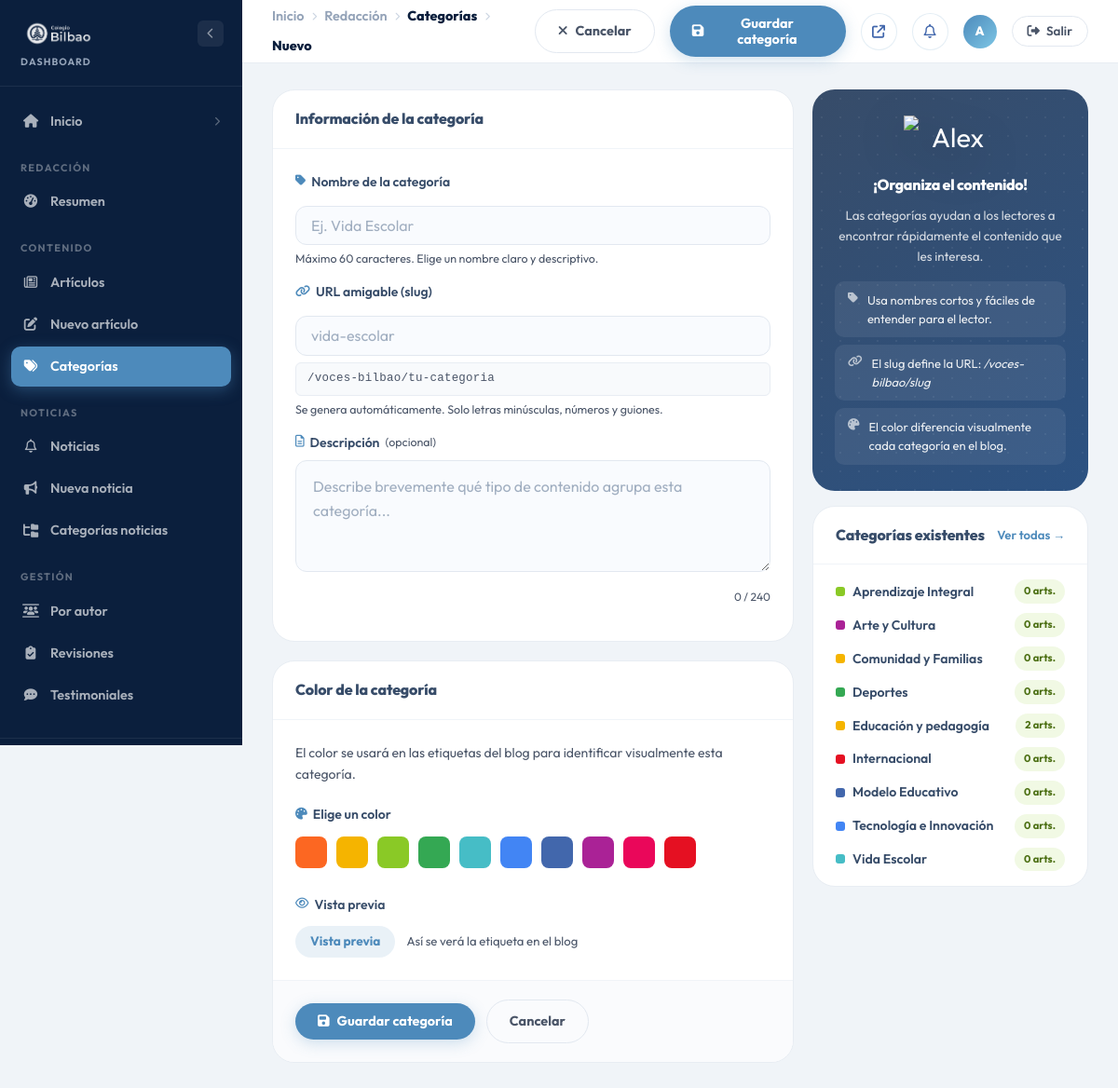
The app's page /dashboard/categorias/crear (signed in) with its own data.
### tables this page shows
CREATE TABLE categorias (
    id          INT UNSIGNED  NOT NULL AUTO_INCREMENT,
    nombre      VARCHAR(60)   NOT NULL,
    slug        VARCHAR(80)   NOT NULL,
    descripcion VARCHAR(240)  NULL,
    color       CHAR(7)       NOT NULL DEFAULT '#4267ac',
    creado_en   TIMESTAMP     NOT NULL DEFAULT CURRENT_TIMESTAMP,
    PRIMARY KEY (id),
    UNIQUE KEY uq_slug (slug)
);

### views/blog/categorias/crear.php (the view, shortened to what the rows shown need)
<div class="admin-layout">
    <div class="admin-main">
        <main class="admin-content">
            <form id="form-categoria" action="/dashboard/categorias/crear" method="POST" novalidate>
                <div class="admin-form-grid">
                    <div>
                        <div class="admin-panel" style="margin-bottom:20px;">
                            <div class="admin-panel__header">
                                <h2 class="admin-panel__title">Información de la categoría</h2>
                            </div>
                        </div>
                        <div class="admin-panel">
                            <div class="admin-panel__header">
                                <h2 class="admin-panel__title">Color de la categoría</h2>
                            </div>
                        </div>
                    </div>
                    <div>
                        <div class="admin-panel">
                            <div class="admin-panel__header">
                                <h2 class="admin-panel__title">Categorías existentes</h2>
                            </div>
                            <div style="padding:16px 24px;display:flex;flex-direction:column;gap:10px;">
                                <?php if (empty($categorias)): ?>
                                <p style="font-size:0.85rem;color:var(--text-gray);">Aún no hay categorías.</p>
                                <?php else: ?>
                                <?php foreach ($categorias as $c): ?>
                                <div style="display:flex;align-items:center;justify-content:space-between;font-size:0.88rem;">
                                    <span style="display:flex;align-items:center;gap:8px;">
                                        <span style="width:10px;height:10px;border-radius:3px;background:<?= s($c->color ?? '#4D8ABB') ?>;display:inline-block;"></span>
                                        <span style="font-weight:600;color:var(--col-herencia);"><?= s($c->nombre) ?></span>
                                    </span>
                                    <span class="admin-badge admin-badge--published" style="font-size:0.7rem;"><?= (int)$c->total_articulos ?> arts.</span>
                                </div>
                                <?php endforeach; ?>
                                <?php endif; ?>
                            </div>
                        </div>
                    </div>
                </div>
            </form>
        </main>
    </div>
</div>

### records on screen
categorias: nombre "Aprendizaje Integral", total_articulos "0"
categorias: nombre "Arte y Cultura", total_articulos "0"
categorias: nombre "Comunidad y Familias", total_articulos "0"
categorias: nombre "Deportes", total_articulos "0"
categorias: nombre "Educación y pedagogía", total_articulos "2"
categorias: nombre "Internacional", total_articulos "0"
categorias: nombre "Modelo Educativo", total_articulos "0"
categorias: nombre "Tecnología e Innovación", total_articulos "0"
categorias: nombre "Vida Escolar", total_articulos "0"

### other values on screen
$_cr['label'] "Inicio"
$_cr['label'] "Redacción"
$_cr['label'] "Categorías"
$_cr['label'] "Nuevo"
$_tbInicial "A"
s($categoria->slug ?: 'tu-categoria') "tu-categoria"
s($categoria->nombre ?: 'Vista previa') "Vista previa"
